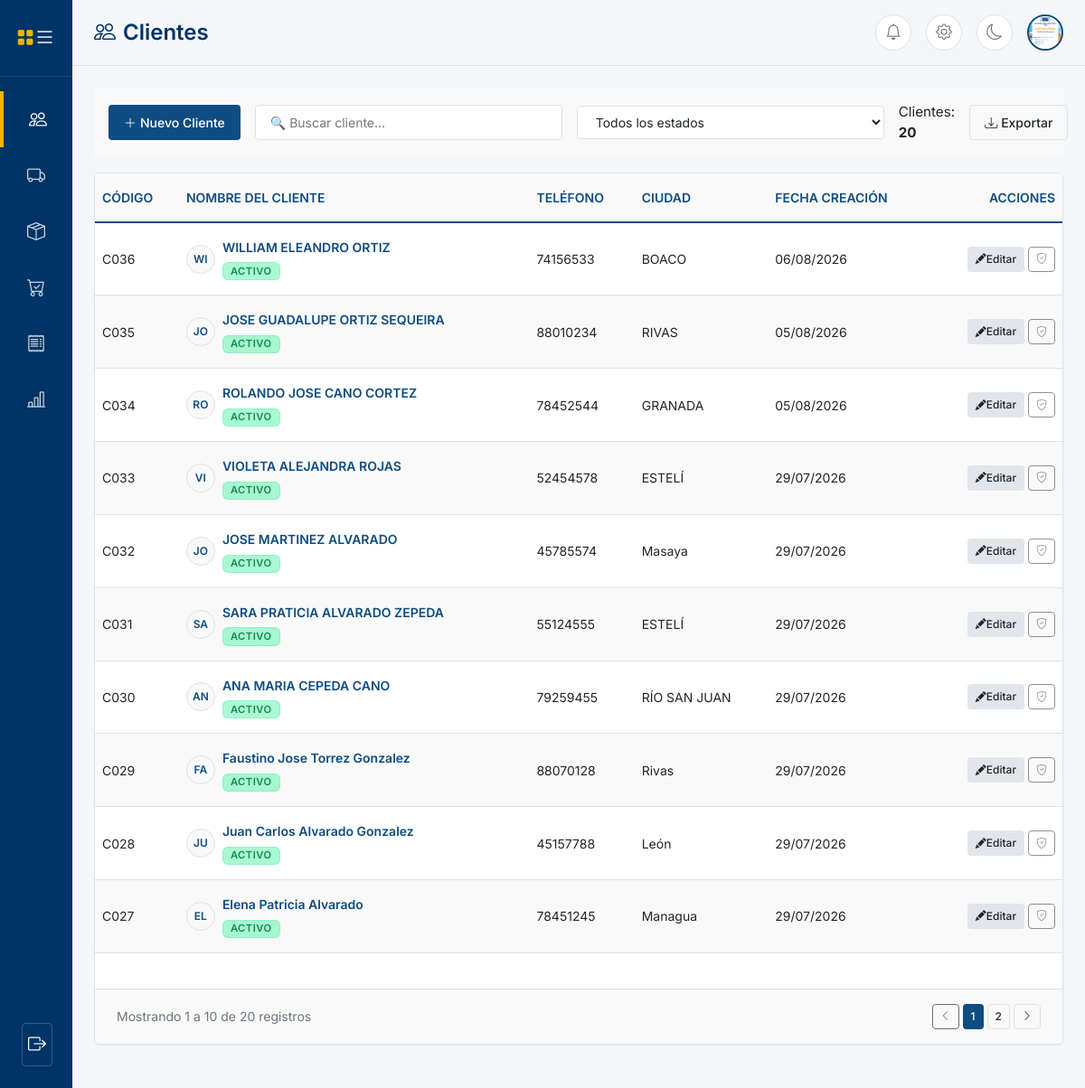
Screenshot of /clientes (signed in) with the database file from the repository.
### models/usuario.py (models this page shows, shortened)
class Usuario(UserMixin, db.Model):
    __tablename__ = "usuarios"
    id = db.Column(
        db.Integer,
        primary_key=True
    )
    username = db.Column(
        db.String(50),
        unique=True,
        nullable=False
    )
    password_hash = db.Column(
        db.String(255),
        nullable=False
    )
    nombre_completo = db.Column(
        db.String(150),
        nullable=True
    )
    direccion = db.Column(
        db.String(255),
        nullable=True
    )
    genero = db.Column(
        db.String(20),
        nullable=True
    )
    telefono = db.Column(
        db.String(20),
        nullable=True
    )
    foto_perfil = db.Column(
        db.String(255),
        nullable=True
    )
    rol_id = db.Column(
        db.Integer,
        db.ForeignKey("roles.id"),
        nullable=False
    )
    cliente_id = db.Column(
        db.Integer,
        db.ForeignKey("clientes.id"),
        nullable=True
    )
    estado = db.Column(
        db.Boolean,
        default=True
    )
    debe_cambiar_password = db.Column(
        db.Boolean,
        nullable=False,
        default=False
    )
    created_at = db.Column(
        db.DateTime,
        default=lambda: datetime.now(UTC)
    )
    updated_at = db.Column(
        db.DateTime,
        default=lambda: datetime.now(UTC),
        onupdate=lambda: datetime.now(UTC)
    )
    rol = db.relationship(
        "Rol",
        back_populates="usuarios"
    )
    cliente = db.relationship(
        "Cliente",
        back_populates="usuario"
    )
    ventas = db.relationship(
        "Venta",
        back_populates="usuario",
        lazy=True
    )
    pagos = db.relationship(
        "Pago",
        back_populates="usuario",
        lazy=True
    )

### models/cliente.py (models this page shows, shortened)
class Cliente(db.Model):
    __tablename__ = "clientes"
    id = db.Column(db.Integer,primary_key=True)
    codigo = db.Column(db.String(20),unique=True,nullable=True)
    nombres = db.Column(db.String(100),nullable=False)
    telefono = db.Column(db.String(8),nullable=False,unique=True)
    ciudad = db.Column(db.String(100),nullable=True)
    estado = db.Column(db.Enum(EstadoCliente),default=EstadoCliente.ACTIVO)
    created_at = db.Column(db.DateTime,default=lambda: datetime.now(UTC))
    updated_at = db.Column(db.DateTime,default=lambda: datetime.now(UTC),onupdate=lambda: datetime.now(UTC))
    ventas = db.relationship("Venta",back_populates="cliente",lazy=True)
    usuario = db.relationship("Usuario",back_populates="cliente",uselist=False)

### routes/clientes.py (the view, shortened to what this page needs)
@clientes_bp.route("/clientes", methods=["GET", "POST"])
@login_required
@roles_required("ADMIN", "VENDEDOR")
def clientes():
    pagina = request.args.get("pagina", 1, type=int)
    por_pagina = 20
    paginacion = Cliente.query.order_by(Cliente.id.desc()).paginate(page=pagina, per_page=por_pagina, error_out=False)
    lista_clientes = paginacion.items
    siguiente_codigo = generar_siguiente_codigo_cliente()
    return render_template(
        "clientes/clientes.html",
        clientes=lista_clientes,
        siguiente_codigo=siguiente_codigo,
        paginacion=paginacion
    )

### templates/clientes/clientes.html (shortened to what this page needs)
{% extends "base.html" %}
{% block page_title %}
<i class="bi bi-people"></i> Clientes
{% endblock %}
{% block content %}
    <div class="filter-bar">
        <button type="button" class="btn btn--primary" id="btnIrForm">
            <i class="bi bi-plus-lg" style="margin-right: var(--spacing-xs);"></i> Nuevo Cliente
        </button>
        <input type="text" class="form-input filter-bar__input" id="buscarCliente" placeholder="🔍 Buscar cliente...">
        <select class="form-input filter-bar__select" id="filtroEstadoCliente">
            <option value="TODOS">Todos los estados</option>
        </select>
        <div style="margin-left: auto; display: flex; align-items: center; gap: var(--spacing-md);">
            <span id="badgeTotalItems" style="color: var(--color-text-main); font-size: 0.95rem;">
            </span>
            <a href="{{ url_for('clientes.exportar_clientes') }}" class="btn btn--outline">
                <i class="bi bi-download" style="margin-right: var(--spacing-xs);"></i> Exportar
            </a>
        </div>
    </div>
    <div class="panel" style="padding: 0; overflow: hidden;">
        <div class="table-responsive">
            <table class="data-table">
                <thead class="data-table__head">
                    <tr>
                        <th>CÓDIGO</th>
                        <th>NOMBRE DEL CLIENTE</th>
                        <th>TELÉFONO</th>
                        <th>CIUDAD</th>
                        <th>FECHA CREACIÓN</th>
                        <th style="text-align: right;">ACCIONES</th>
                    </tr>
                </thead>
                <tbody id="tablaClientes">
                    {% for cliente in clientes %}
                    <tr class="data-table__row"
                        data-id="{{ cliente.id }}"
                        data-codigo="{{ cliente.codigo or 'C' ~ '%03d'|format(cliente.id) }}"
                        data-nombres="{{ cliente.nombres }}"
                        data-telefono="{{ cliente.telefono }}"
                        data-ciudad="{{ cliente.ciudad or '' }}"
                        data-estado="{{ cliente.estado.value }}">
                        <td class="data-table__cell">
                            {{ cliente.codigo or "C" ~ "%03d"|format(cliente.id) }}
                        </td>
                        <td class="data-table__cell" style="font-weight: var(--font-weight-bold); color: var(--color-primary-dark);">
                            <div class="avatar-wrapper">
                                <div class="avatar">{{ cliente.nombres[:2].upper() }}</div>
                                <div class="avatar-text" style="gap: var(--spacing-xs);">
                                    <span class="avatar-text__title">{{ cliente.nombres }}</span>
                                    <div>
                                        <span class="badge {% if cliente.estado.value == 'ACTIVO' %}badge--success{% else %}badge--danger{% endif %}">
                                            {{ cliente.estado.value }}
                                        </span>
                                    </div>
                                </div>
                            </div>
                        </td>
                        <td class="data-table__cell">
                            {{ cliente.telefono or '-' }}
                        </td>
                        <td class="data-table__cell">
                            {{ cliente.ciudad or '-' }}
                        </td>
                        <td class="data-table__cell">
                            {{ cliente.created_at.strftime('%d/%m/%Y') if cliente.created_at else '-' }}
                        </td>
                        <td class="data-table__cell data-table__cell--actions">
                            <button type="button" class="btn btn--secondary btn--small btn-editar-fila" title="Editar Cliente">
                                <i class="bi bi-pencil-fill"></i> Editar
                            </button>
                            {% if cliente.usuario %}
                                {% if not cliente.usuario.debe_cambiar_password %}
                                <form method="POST" action="{{ url_for('clientes.restaurar_password_cliente', cliente_id=cliente.id) }}" class="form-restaurar-password" style="display: inline-block;">
                                    <button type="button" class="btn btn--outline btn--small btn-restaurar-trigger" title="Restaurar contraseña">
                                        <i class="bi bi-key-fill"></i>
                                    </button>
                                </form>
                                {% else %}
                                <button type="button" class="btn btn--outline btn--small" disabled title="El cliente tiene una contraseña temporal intacta" style="opacity: 0.5;">
                                    <i class="bi bi-shield-check"></i>
                                </button>
                                {% endif %}
                            {% else %}
                                <button type="button" class="btn btn--outline btn--small" disabled title="Este cliente no tiene una cuenta de usuario" style="opacity: 0.5;">
                                    <i class="bi bi-person-x"></i>
                                </button>
                            {% endif %}
                        </td>
                    </tr>
                    {% endfor %}
                </tbody>
            </table>
        </div>
        <div style="display: flex; justify-content: space-between; align-items: center; padding: var(--spacing-md) var(--spacing-lg); border-top: 1px solid var(--color-border); background-color: var(--color-bg-stripe);">
            <div id="paginationSummary" style="font-size: var(--font-size-sm); color: var(--color-text-muted);">
            </div>
            <div id="paginationControls" style="display: flex; gap: var(--spacing-xs);">
            </div>
        </div>
    </div>
{% endblock %}

### templates/base.html (shortened to what this page needs)
<!DOCTYPE html>
<html lang="es">
<head>
    <link href="https://cdn.jsdelivr.net/npm/bootstrap@5.3.3/dist/css/bootstrap.min.css" rel="stylesheet">
    <link rel="stylesheet" href="https://cdn.jsdelivr.net/npm/bootstrap-icons@1.11.3/font/bootstrap-icons.min.css">
    <link rel="stylesheet" href="{{ url_for('static', filename='css/main.css') }}">
    <link href="https://cdn.jsdelivr.net/npm/select2@4.1.0-rc.0/dist/css/select2.min.css" rel="stylesheet" />
</head>
<body>
    {% set rol_actual = current_user.rol.nombre.upper() if current_user.is_authenticated and current_user.rol else '' %}
    <div id="app-container" class="app-container">
        <aside id="sidebar" class="sidebar collapsed">
            <div class="sidebar__header">
                <a class="text-decoration-none d-flex align-items-center gap-2" href="{{ url_for('dashboard') }}" style="color: white; font-weight: bold; font-size: 1.2rem;">
                    <i class="bi bi-grid-fill" style="color: var(--color-secondary);"></i>
                </a>
                <button id="btnToggleSidebar" style="background: none; border: none; color: white; cursor: pointer; font-size: 1.5rem;">
                    <i class="bi bi-list"></i>
                </button>
            </div>
            <nav class="sidebar__nav">
                <ul class="sidebar__menu">
                    {% if rol_actual == 'ADMIN' %}
                    <li>
                        <a class="sidebar__link {% if request.endpoint == 'clientes.clientes' %}sidebar__link--active{% endif %}" href="{{ url_for('clientes.clientes') }}">
                            <i class="bi bi-people sidebar__icon"></i>
                        </a>
                    </li>
                    <li>
                        <a class="sidebar__link {% if request.endpoint == 'proveedores.proveedores' %}sidebar__link--active{% endif %}" href="{{ url_for('proveedores.proveedores') }}">
                            <i class="bi bi-truck sidebar__icon"></i>
                        </a>
                    </li>
                    <li class="sidebar__item">
                        <a href="#" class="sidebar__link" onclick="this.nextElementSibling.classList.toggle('is-open'); return false;">
                            <i class="bi bi-box-seam sidebar__icon"></i>
                        </a>
                    </li>
                    {% endif %}
                    {% if rol_actual in ['ADMIN', 'VENDEDOR'] %}
                    <li>
                        <a class="sidebar__link {% if request.endpoint == 'ventas.ventas' %}sidebar__link--active{% endif %}" href="{{ url_for('ventas.ventas') }}">
                            <i class="bi bi-cart-check sidebar__icon"></i>
                        </a>
                    </li>
                    <li class="sidebar__item">
                        <a href="#" class="sidebar__link" onclick="this.nextElementSibling.classList.toggle('is-open'); return false;">
                            <i class="bi bi-receipt sidebar__icon"></i>
                        </a>
                    </li>
                    <li>
                        <a class="sidebar__link {% if request.endpoint == 'reportes.financiero' %}sidebar__link--active{% endif %}" href="{{ url_for('reportes.financiero') }}">
                            <i class="bi bi-bar-chart-line sidebar__icon"></i>
                        </a>
                    </li>
                    {% endif %}
                </ul>
            </nav>
            {% if current_user.is_authenticated %}
            <div style="padding: var(--spacing-lg); text-align: center;">
                <button id="btnLogout" class="btn btn--outline" style="width: 100%; color: white; border-color: rgba(255,255,255,0.2);">
                    <i class="bi bi-box-arrow-right sidebar__icon"></i>
                </button>
            </div>
            {% endif %}
        </aside>
        <main id="main-content" class="main-content">
            <header class="topbar">
                <div class="topbar__title">
                    {% block page_title %}{% endblock %}
                </div>
                <div class="topbar__actions">
                    <button class="topbar__btn" title="Notificaciones">
                        <i class="bi bi-bell"></i>
                    </button>
                    <a href="{{ url_for('empresa.informacion_empresa') }}" class="topbar__btn" title="Configuración de Empresa">
                        <i class="bi bi-gear"></i>
                    </a>
                    <button class="topbar__btn" title="Modo Oscuro">
                        <i class="bi bi-moon"></i>
                    </button>
                    <a href="{{ url_for('perfil.editar_perfil') }}" title="Mi Perfil">
                        {% if current_user.is_authenticated and current_user.foto_perfil %}
                            <img src="{{ url_for('static', filename='uploads/perfiles/' + current_user.foto_perfil) }}" alt="Perfil" class="topbar__profile">
                        {% else %}
                            <div class="topbar__profile-fallback">
                                {{ current_user.username[:2].upper() if current_user.is_authenticated else 'AD' }}
                            </div>
                        {% endif %}
                    </a>
                </div>
            </header>
            <div class="content-wrapper">
        {% block content %}
        {% endblock %}
                </div>
        </main>
    </div>
</body>
</html>

### rows the page displays
Usuario: foto_perfil (picture)
Cliente: codigo "C036", nombres "WI", nombres "WILLIAM ELEANDRO ORTIZ", estado.value "ACTIVO", telefono "74156533", ciudad "BOACO", created_at "06/08/2026"
Cliente: codigo "C035", nombres "JO", nombres "JOSE GUADALUPE ORTIZ SEQUEIRA", estado.value "ACTIVO", telefono "88010234", ciudad "RIVAS", created_at "05/08/2026"
Cliente: codigo "C034", nombres "RO", nombres "ROLANDO JOSE CANO CORTEZ", estado.value "ACTIVO", telefono "78452544", ciudad "GRANADA", created_at "05/08/2026"
Cliente: codigo "C033", nombres "VI", nombres "VIOLETA ALEJANDRA ROJAS", estado.value "ACTIVO", telefono "52454578", ciudad "ESTELÍ", created_at "29/07/2026"
Cliente: codigo "C032", nombres "JO", nombres "JOSE MARTINEZ ALVARADO", estado.value "ACTIVO", telefono "45785574", ciudad "Masaya", created_at "29/07/2026"
Cliente: codigo "C031", nombres "SA", nombres "SARA PRATICIA ALVARADO ZEPEDA", estado.value "ACTIVO", telefono "55124555", ciudad "ESTELÍ", created_at "29/07/2026"
Cliente: codigo "C030", nombres "AN", nombres "ANA MARIA CEPEDA CANO", estado.value "ACTIVO", telefono "79259455", ciudad "RÍO SAN JUAN", created_at "29/07/2026"
Cliente: codigo "C029", nombres "FA", nombres "Faustino Jose Torrez Gonzalez", estado.value "ACTIVO", telefono "88070128", ciudad "Rivas", created_at "29/07/2026"
Cliente: codigo "C028", nombres "JU", nombres "Juan Carlos Alvarado Gonzalez", estado.value "ACTIVO", telefono "45157788", ciudad "León", created_at "29/07/2026"
Cliente: codigo "C027", nombres "EL", nombres "Elena Patricia Alvarado", estado.value "ACTIVO", telefono "78451245", ciudad "Managua", created_at "29/07/2026"
